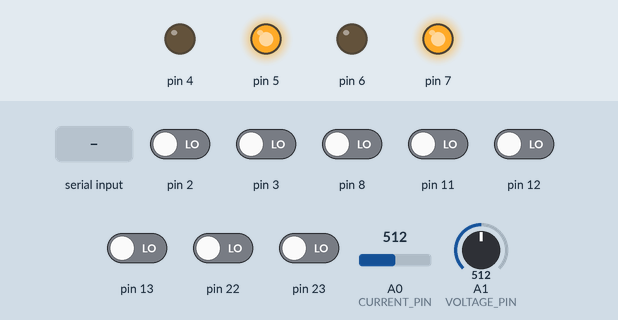
This sketch was run on a simulated Arduino Uno, built with avr-gcc and run on an emulated ATmega328P. Shown: output pins drawn as LEDs (lit = HIGH). Inputs (shaded band) come from the test bench; at power-on: pin 2, pin 3, pin 8, pin 11–13, pin 22, pin 23 LOW, A1 (VOLTAGE_PIN) = 512, A0 (CURRENT_PIN) = 512. What the sketch prints to the serial monitor is not drawn.

Above: at 1.2 s.
1.3 s: "0\n" received over Serial
At 2.5 s:
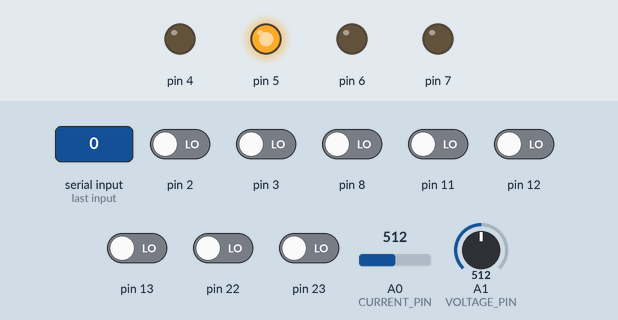
2.8 s: A1 (VOLTAGE_PIN) set to 502
8.8 s: byte 48 ('0') received over Serial
Timing chart, 0 to 11.8 s (numbered marks = the images above; inputs shaded):
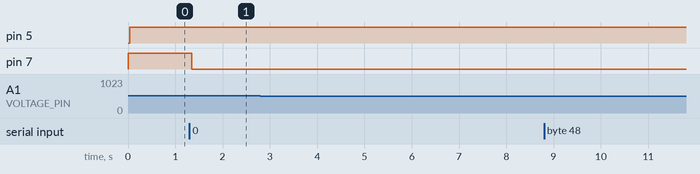

Measured:
- after the input at 1.3 s, pin 7: HIGH → LOW at once

The sketch:

Final_Load_Code.ino
```cpp
#include <SoftwareSerial.h>

#define LATCH_PIN B00100000          //D5
#define CLOCK_PIN B01000000          //D6
#define SERIAL_PIN B10000000         //D7
#define COMMON_RELAY_PIN B00000010   //D9

#define CURRENT_PIN A0
#define VOLTAGE_PIN A1

#define SOFT_RX_PIN 9
#define SOFT_TX_PIN 10

#define SAMPLE_TIME 100
#define BURST_TIME 10
#define COUNT 5

#define IN 1
#define OUT 0

uint8_t counter, load_val;

enum States {Start, Optimize, Regulate, Safety_Disconnect, Safety_Switch};
States State;

double v_sum, i_sum, L_voltage, L_current, L_power;
double T_voltage;

word RPM;

unsigned long sample_timer, burst_timer;


SoftwareSerial SoftSerial(SOFT_RX_PIN, SOFT_TX_PIN, true);

void setup()
{
  //setup Ports
  DDRD = B11110001;       //7,6,5,4,3,2,1,0 1 output, 0 input
  DDRC = B00000000;       //analog Port all input
  DDRB = B00000010;       //13,12,11,10,9,8 1 output, 0 input

  //begin serial comms
  Serial.begin(115200);
  SoftSerial.begin(9600);
  pinMode(SOFT_RX_PIN, INPUT_PULLUP);

  //initialize all variables
  L_voltage = 0;
  L_current = 0;
  L_power = 0;
  v_sum = 0;
  i_sum = 0;
  counter = 0;
  load_val = 255;
  State = Start;

  //initialize board component state
  set_Load(load_val);
  set_Common_Relay(IN);

  //initialize timers
  sample_timer = millis();
  burst_timer = millis();
}

void loop()
{
  soft_Serial_Rec();
  sample_Data();

  Serial.print("L_V: ");
  Serial.print(L_voltage, 3);
  Serial.print("\tT_V: ");
  Serial.print(T_voltage, 3);
  Serial.print("\tL_I: ");
  Serial.print(L_current, 3);
  Serial.print("\tP: ");
  Serial.print(L_power, 3);
  Serial.print("\tRPM: ");
  Serial.print(RPM);
  Serial.println("\n");

  if(Serial.available())
  {
    uint8_t val = Serial.read();

    Serial.print("\nLoad Resistance: ");
    Serial.print(val * 0.062745098, 3);
    Serial.println("\n");

    set_Load(val);
  }

//  sample_Data();
//  set_Load(load_val);
//
//  switch (State)
//  {
//    case Start:
//
//      load_val = 255;
//
//      /*
//       * Upon starting (in setup()) the turbine-side
//       * board should print a couple '1' characters to
//       * indicate that is in fact up and running. This,
//       * along with power reaching a minimum threshold,
//       * will trigger the transistion out of the Start
//       * state.
//       */
//
//      if (SoftSerial.read() == '1' && L_power > 0.250)
//      {
//        //update state
//        State = Optimize;
//
//        //flush software serial buffer
//        while(SoftSerial.available())
//        {
//          SoftSerial.read();
//        }
//      }
//      else
//      {
//        State = Start;
//      }
//
//      break;
//
//    case Optimize:
//
//      //functions for determining load_val
//      //set_Load(load_val);
//
//      //if turbine and load voltage differe by more than 1V
//      //but communications are still up, load has been
//      //disconnected. Optimize -> Safety
//
//      break;
//
//    case Regulate:
//      break;
//
//    case Safety_Disconnect:
//      break;
//
//    case Safety_Switch:
//      break;
//
//    default:
//      break;
//  }

}

void shift_Out(uint8_t latch_pin, uint8_t clock_pin, uint8_t serial_pin, uint8_t data)
{
  PORTD &= ~latch_pin & ~serial_pin;
  uint8_t count = 0;

  while (count < 8)
  {
    PORTD = (data & 0x01) ? PIND | serial_pin : PIND & ~serial_pin;
    PORTD |= clock_pin;
    data >>= 1;
    count++;
    PORTD &= ~clock_pin;
  }
  PORTD |= latch_pin;
}

bool set_Load(uint8_t val)
{
  if (val >= 0 && val <= 255)
  {
    shift_Out(LATCH_PIN, LATCH_PIN, SERIAL_PIN, val);
    return true;
  }
  else
  {
    return false;
  }
}

double get_Voltage()
{
  unsigned int V = analogRead(VOLTAGE_PIN);
  return (0.0198 * V + 0.045);
}

double get_Current()
{
  unsigned int I = analogRead(CURRENT_PIN);
  return (9.0393 * I - 103.831) / 1000;
}

void sample_Data()
{
  if (millis() - sample_timer >= SAMPLE_TIME)
  {
    if (millis() - burst_timer >= BURST_TIME)
    {
      burst_timer = millis();

      //alternate measurement
      if (counter % 2)
      {
        v_sum += get_Voltage();
      }
      else
      {
        i_sum += get_Current();
      }
      counter++;
    }
    if (counter >= (2 * COUNT))
    {
      //calculate averages
      L_voltage = 2 * v_sum / counter;
      L_current = 2 * i_sum / counter;
      L_power = L_voltage * L_current;

      //reset values
      v_sum = 0;
      i_sum = 0;
      counter = 0;
      sample_timer = millis();
    }
  }
}

void set_Common_Relay(uint8_t val)
{
  PORTB = val ? PINB | COMMON_RELAY_PIN : PINB & ~COMMON_RELAY_PIN;
}

void soft_Serial_Rec()
{
  if (SoftSerial.available() >= 6)
  {
    if (SoftSerial.read() == '0')
    {
      uint16_t temp_v = SoftSerial.read() | (SoftSerial.read() << 8);
      uint16_t temp_rpm = SoftSerial.read() | (SoftSerial.read() << 8);

      if (SoftSerial.read() == '6')
      {
        T_voltage = double(temp_v) / 1000;
        RPM = temp_rpm;
      }
      else
      {
        while (SoftSerial.available())
        {
          SoftSerial.read();
        }
      }
    }
    else
    {
      while (SoftSerial.available())
      {
        SoftSerial.read();
      }
    }
  }
}
```
